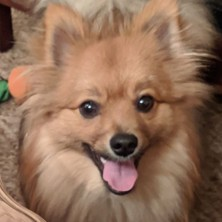
#> input picture Python/Project_A/images/simba-sq.jpg, 222 x 222 px
$ python narko_filter.py
#> lines starting #> are read from the running program, lines starting #| are printed output that depends on the picture
### Python/Project_A/simpleimage.py
#!/usr/bin/env python3

"""
Stanford CS106AP SimpleImage

Written by Nick Parlante, Sonja Johnson-Yu, and Nick Bowman.
 -7/2019  version, has file reading, pix, foreach, hidden get/setpix

SimpleImage Features:
Create image:
  image = SimpleImage.blank(400, 200)   # create new image of size
  image = SimpleImage('foo.jpg')        # create from file

Access size
  image.width, image.height

Get pixel at x,y
  pix = image.get_pixel(x, y)
  # pix is RGB tuple like (100, 200, 0)

Set pixel at x,y
  image.set_pixel(x, y, pix)   # set data by tuple also

Get Pixel object at x,y
  pixel = image.get_pixel(x, y)
  pixel.red = 0
  pixel.blue = 255

Show image on screen
  image.show()

The main() function below demonstrates the above functions as a test.
"""

import sys
# If the following line fails, "Pillow" needs to be installed
from PIL import Image


def clamp(num):
    """
    Return a "clamped" version of the given num,
    converted to be an int limited to the range 0..255 for 1 byte.
    """
    num = int(num)
    if num < 0:
        return 0
    if num >= 256:
        return 255
    return num


class Pixel(object):
    """
    A pixel at an x,y in a SimpleImage.
    Supports set/get .red .green .blue
    and get .x .y
    """
    def __init__(self, image, x, y):
        self.image = image
        self._x = x
        self._y = y

    def __str__(self):
        return 'r:' + str(self.red) + ' g:' + str(self.green) + ' b:' + str(self.blue)

    # Pillow image stores each pixel color as a (red, green, blue) tuple.
    # So the functions below have to unpack/repack the tuple to change anything.

    @property
    def red(self):
        return self.image.px[self._x, self._y][0]

    @red.setter
    def red(self, value):
        rgb = self.image.px[self._x, self._y]
        self.image.px[self._x, self._y] = (clamp(value), rgb[1], rgb[2])

    @property
    def green(self):
        return self.image.px[self._x, self._y][1]

    @green.setter
    def green(self, value):
        rgb = self.image.px[self._x, self._y]
        self.image.px[self._x, self._y] = (rgb[0], clamp(value), rgb[2])

    @property
    def blue(self):
        return self.image.px[self._x, self._y][2]

    @blue.setter
    def blue(self, value):
        rgb = self.image.px[self._x, self._y]
        self.image.px[self._x, self._y] = (rgb[0], rgb[1], clamp(value))

    @property
    def x(self):
        return self._x

    @property
    def y(self):
        return self._y


# color tuples for background color names 'red' 'white' etc.
BACK_COLORS = {
    'white': (255, 255, 255),
    'black': (0, 0, 0),
    'red': (255, 0, 0),
    'green': (0, 255, 0),
    'blue': (0, 0, 255),
}


class SimpleImage(object):
    def __init__(self, filename, width=0, height=0, back_color=None):
        """
        Create a new image. This case works: SimpleImage('foo.jpg')
        To create a blank image use SimpleImage.blank(500, 300)
        The other parameters here are for internal/experimental use.
        """
#> called with filename = 'images/simba-sq.jpg', width = 0, height = 0
        # Create pil_image either from file, or making blank
        if filename:
            self.pil_image = Image.open(filename).convert("RGB")
#> self.pil_image is the input picture: PIL image 222x222 RGB; mean R, G, B 144.6, 111, 89.3
            if self.pil_image.mode != 'RGB':
                raise Exception('Image file is not RGB')
            self._filename = filename  # hold onto
        else:
            if not back_color:
                back_color = 'white'
            color_tuple = BACK_COLORS[back_color]
            if width == 0 or height == 0:
                raise Exception('Creating blank image requires width/height but got {} {}'
                                .format(width, height))
            self.pil_image = Image.new('RGB', (width, height), color_tuple)
        self.px = self.pil_image.load()
        size = self.pil_image.size
#> size = (222, 222)
        self._width = size[0]
#> self._width = 222
        self._height = size[1]
#> self._height = 222
        self.curr_x = 0
        self.curr_y = 0

    def __iter__(self):
        return self

    def __next__(self):
        if self.curr_x < self.width and self.curr_y < self.height:
            x = self.curr_x
#> x = 0
            y = self.curr_y
            self.increment_curr_counters()
            return Pixel(self, x, y)
        else:
            self.curr_x = 0
            self.curr_y = 0
            raise StopIteration()

    def increment_curr_counters(self):
        self.curr_x += 1
        if self.curr_x == self.width:
            self.curr_x = 0
            self.curr_y += 1

    # [9 lines left out: functions blank, file, not called in this run]

    @property
    def width(self):
        """Width of image in pixels."""
        return self._width

    @property
    def height(self):
        """Height of image in pixels."""
        return self._height

    def get_pixel(self, x, y):
        """
        Returns a Pixel at the given x,y, suitable for getting/setting
        .red .green .blue values.
        """
        if x < 0 or x >= self._width or y < 0 or y >= self.height:
            e = Exception('get_pixel bad coordinate x %d y %d (vs. image width %d height %d)' %
                          (x, y, self._width, self.height))
            raise e
        return Pixel(self, x, y)

    def set_pixel(self, x, y, pixel):
        if x < 0 or x >= self._width or y < 0 or y >= self.height:
            e = Exception('set_pixel bad coordinate x %d y %d (vs. image width %d height %d)' %
                          (x, y, self._width, self.height))
            raise e
        self.px[x, y] = (pixel.red, pixel.green, pixel.blue)

    # [7 lines left out: function set_rgb, not called in this run]

    def _get_pix_(self, x, y):
        """Get pix RGB tuple (200, 100, 50) for the given x,y."""
        return self.px[x, y]

    def _set_pix_(self, x, y, pix):
        """Set the given pix RGB tuple into the image at the given x,y."""
        self.px[x, y] = pix

    def show(self):
        """Displays the image using an external utility."""
        self.pil_image.show()

    # [39 lines left out: functions make_as_big_as, main, not called in this run]


# [2 lines that do not run on import are left out]

### Python/Project_A/narko_filter.py
"""
This program loads an image and applies the narok filter
to it by setting "bright" pixels to grayscale values.
"""

from simpleimage import SimpleImage

def compute_luminosity(red, green, blue):
    return (0.299 * red) + (0.587 * green) + (0.114 * blue)

def grayscale(file_name):
    image = SimpleImage(file_name)
    for pixel in image:
        x=pixel.x
        y=pixel.y
        pixel=image.get_pixel(x, y)
        luminosity = compute_luminosity(pixel.red, pixel.green, pixel.blue)
        pixel.red = luminosity
        pixel.green = luminosity
        pixel.blue = luminosity
        image.set_pixel(x, y, pixel)
#> in show (call 2), `self.pil_image.show()`:
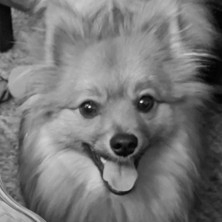
#> shown: PIL image 222x222 RGB; min 1, max 232, mean 118
    return image

def narko_filter(image, gray_image):
    width = image.width
    height = image.height
    for y in range(height):
        for x in range(width):
            pixel = image.get_pixel(x, y)
            avg = (pixel.red + pixel.green + pixel.blue)/3
            if avg>153:
                grey_pixel = gray_image.get_pixel(x, y)
                image.set_pixel(x, y, grey_pixel)
    return image

def main():
    image = SimpleImage('images/simba-sq.jpg')
    image.show()
    gray_image = grayscale('images/simba-sq.jpg')
    gray_image.show()
    narko_image = narko_filter(image, gray_image)
    narko_image.show()
#> in show (call 3), `self.pil_image.show()`:
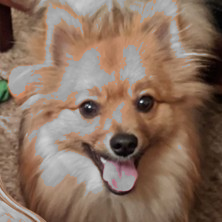
#> shown: PIL image 222x222 RGB; mean R, G, B 137.7, 112.9, 96.5


if __name__ == '__main__':
    main()
